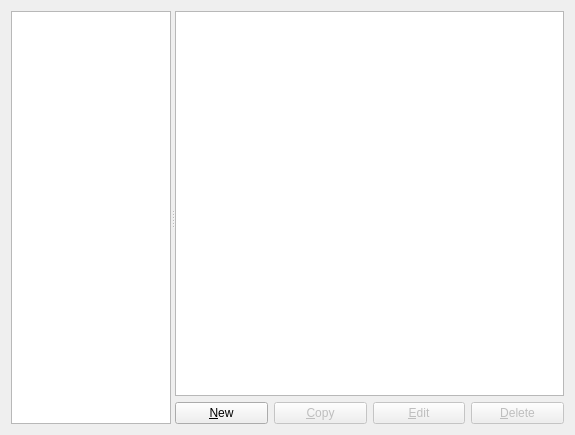
<?xml version="1.0" encoding="UTF-8"?>
<ui version="4.0">
 <class>DockerVMPreferencesPageWidget</class>
 <widget class="QWidget" name="DockerVMPreferencesPageWidget">
  <property name="geometry">
   <rect>
    <x>0</x>
    <y>0</y>
    <width>575</width>
    <height>435</height>
   </rect>
  </property>
  <property name="windowTitle">
   <string>Docker containers</string>
  </property>
  <property name="accessibleName">
   <string>Docker container templates</string>
  </property>
  <property name="accessibleDescription">
   <string/>
  </property>
  <layout class="QVBoxLayout" name="verticalLayout_2">
   <item>
    <widget class="QSplitter" name="splitter">
     <property name="orientation">
      <enum>Qt::Horizontal</enum>
     </property>
     <widget class="QTreeWidget" name="uiDockerVMsTreeWidget">
      <property name="sizePolicy">
       <sizepolicy hsizetype="Preferred" vsizetype="Expanding">
        <horstretch>0</horstretch>
        <verstretch>0</verstretch>
       </sizepolicy>
      </property>
      <property name="maximumSize">
       <size>
        <width>160</width>
        <height>16777215</height>
       </size>
      </property>
      <property name="selectionMode">
       <enum>QAbstractItemView::ExtendedSelection</enum>
      </property>
      <property name="iconSize">
       <size>
        <width>32</width>
        <height>32</height>
       </size>
      </property>
      <property name="rootIsDecorated">
       <bool>false</bool>
      </property>
      <attribute name="headerVisible">
       <bool>false</bool>
      </attribute>
      <column>
       <property name="text">
        <string notr="true">1</string>
       </property>
      </column>
     </widget>
     <widget class="QWidget" name="layoutWidget">
      <layout class="QVBoxLayout" name="verticalLayout">
       <item>
        <widget class="QTreeWidget" name="uiDockerVMInfoTreeWidget">
         <property name="sizePolicy">
          <sizepolicy hsizetype="MinimumExpanding" vsizetype="Expanding">
           <horstretch>0</horstretch>
           <verstretch>0</verstretch>
          </sizepolicy>
         </property>
         <property name="indentation">
          <number>10</number>
         </property>
         <property name="allColumnsShowFocus">
          <bool>true</bool>
         </property>
         <attribute name="headerVisible">
          <bool>false</bool>
         </attribute>
         <column>
          <property name="text">
           <string>1</string>
          </property>
         </column>
         <column>
          <property name="text">
           <string>2</string>
          </property>
         </column>
        </widget>
       </item>
       <item>
        <layout class="QHBoxLayout" name="horizontalLayout">
         <item>
          <widget class="QPushButton" name="uiNewDockerVMPushButton">
           <property name="text">
            <string>&amp;New</string>
           </property>
          </widget>
         </item>
         <item>
          <widget class="QPushButton" name="uiCopyDockerVMPushButton">
           <property name="enabled">
            <bool>false</bool>
           </property>
           <property name="text">
            <string>&amp;Copy</string>
           </property>
          </widget>
         </item>
         <item>
          <widget class="QPushButton" name="uiEditDockerVMPushButton">
           <property name="enabled">
            <bool>false</bool>
           </property>
           <property name="text">
            <string>&amp;Edit</string>
           </property>
          </widget>
         </item>
         <item>
          <widget class="QPushButton" name="uiDeleteDockerVMPushButton">
           <property name="enabled">
            <bool>false</bool>
           </property>
           <property name="text">
            <string>&amp;Delete</string>
           </property>
          </widget>
         </item>
        </layout>
       </item>
      </layout>
     </widget>
    </widget>
   </item>
  </layout>
 </widget>
 <tabstops>
  <tabstop>uiNewDockerVMPushButton</tabstop>
  <tabstop>uiDeleteDockerVMPushButton</tabstop>
 </tabstops>
 <resources/>
 <connections/>
 <designerdata>
  <property name="gridDeltaX">
   <number>10</number>
  </property>
  <property name="gridDeltaY">
   <number>10</number>
  </property>
  <property name="gridSnapX">
   <bool>true</bool>
  </property>
  <property name="gridSnapY">
   <bool>true</bool>
  </property>
  <property name="gridVisible">
   <bool>true</bool>
  </property>
 </designerdata>
</ui>
